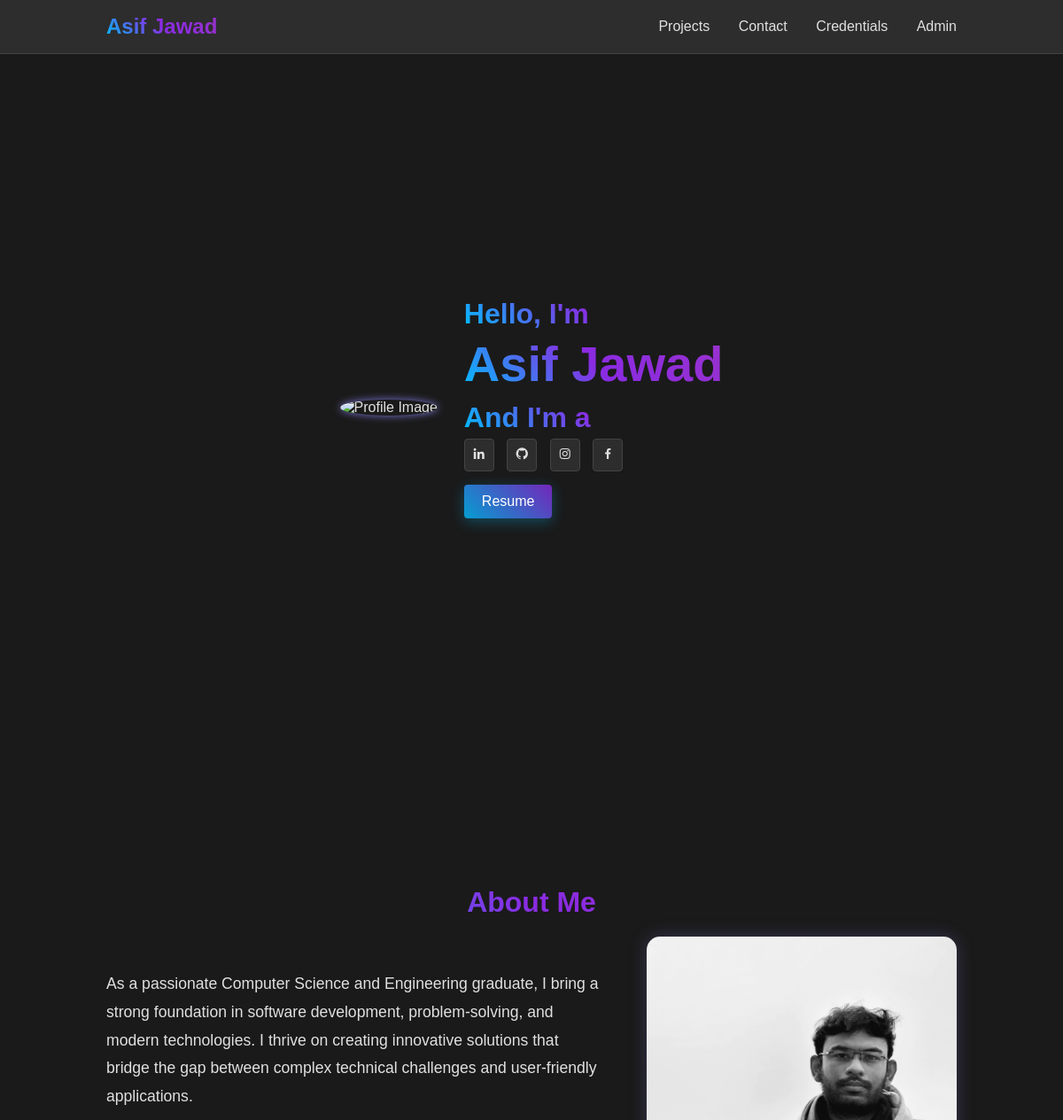
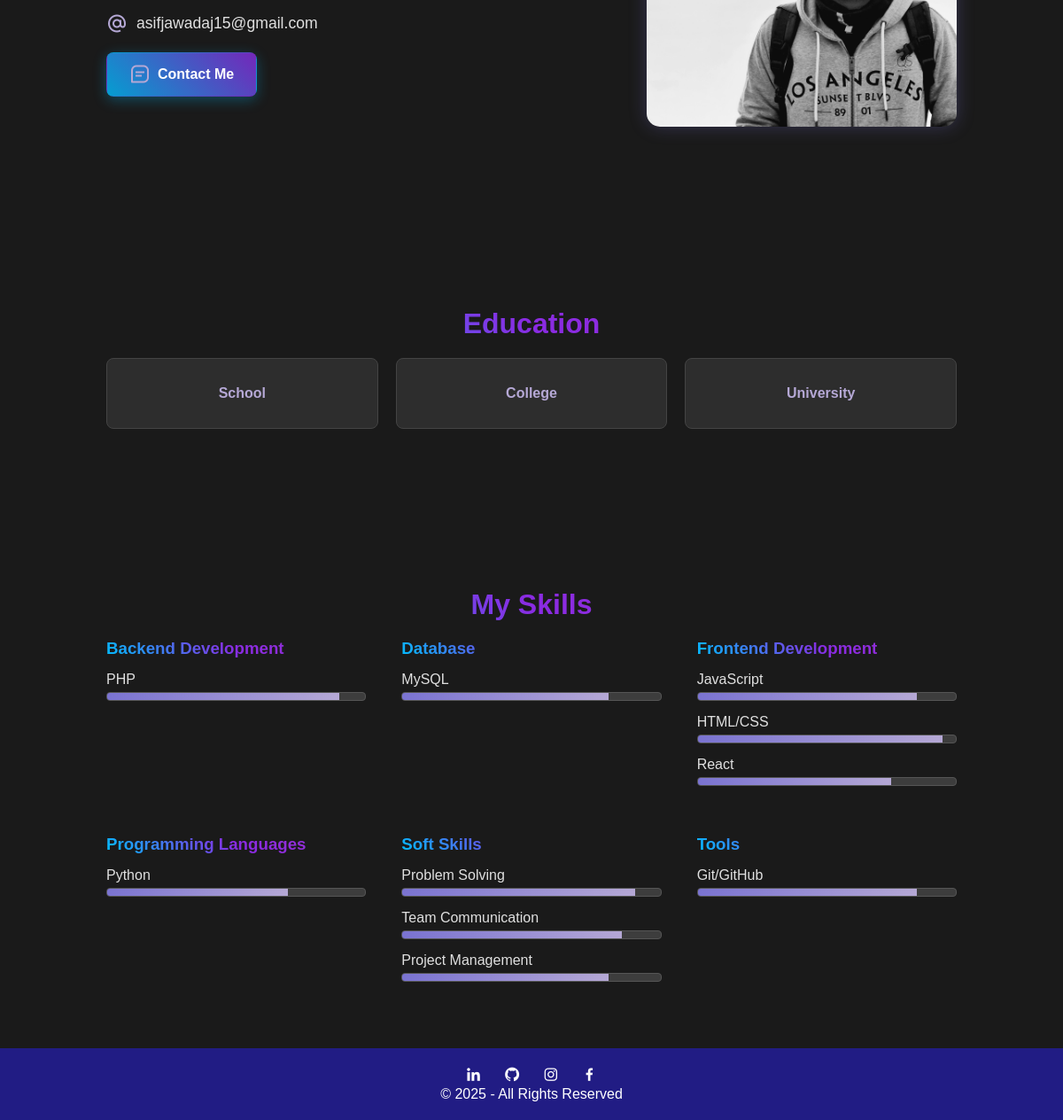
The page / on the database its author committed (2 pictures, top to bottom).
### tables this page shows
CREATE TABLE IF NOT EXISTS skills (
    id INT AUTO_INCREMENT PRIMARY KEY,
    name VARCHAR(100) NOT NULL,
    category VARCHAR(50) NOT NULL DEFAULT 'General',
    percentage INT NOT NULL DEFAULT 0 CHECK (percentage >= 0 AND percentage <= 100),
    sort_order INT DEFAULT 0,
    years_experience DECIMAL(3,1) DEFAULT 0,
    skill_type ENUM('technical', 'soft', 'language', 'tool') DEFAULT 'technical',
    is_featured BOOLEAN DEFAULT FALSE,
    icon VARCHAR(100),
    created_at TIMESTAMP DEFAULT CURRENT_TIMESTAMP,
    updated_at TIMESTAMP DEFAULT CURRENT_TIMESTAMP ON UPDATE CURRENT_TIMESTAMP,
    INDEX idx_category (category),
    INDEX idx_skill_type (skill_type),
    INDEX idx_featured (is_featured),
    INDEX idx_sort_order (sort_order)
);

### index.php (the view, shortened to what this page needs)
<?php
include 'includes/config.php';
$res = $conn->query("SELECT * FROM skills ORDER BY category, sort_order, id");
$skills_by_cat = [];
while ($r = $res->fetch_assoc()) {
    $skills_by_cat[$r['category']][] = $r;
}
?>
<!DOCTYPE html>
<html lang="en">
<head>
  <link href="https://unpkg.com/boxicons@2.1.4/css/boxicons.min.css" rel="stylesheet">
  <link rel="stylesheet" href="css/style.css?v=1.0.2">
</head>
<body>
  <header class="header">
    <a href="index.php" class="logo">Asif Jawad</a>
    <nav class="navbar">
      <a href="projects.php">Projects</a>
      <a href="contact.php">Contact</a>
      <a href="credentials.php">Credentials</a>
      <a href="admin/login.php">Admin</a>
    </nav>
  </header>
  <section id="home" class="home">
    <div class="home-img">
      <img src="images/asif.jpg" alt="Profile Image">
    </div>
    <div class="home-content">
      <h3>Hello, I'm</h3>
      <h1>Asif Jawad</h1>
      <h3>And I'm a <span class="multiple-text"></span></h3>
      <div class="social-media">
        <a href="https://www.linkedin.com/in/asif-jawad-592461355/" target="_blank"><i class='bx bxl-linkedin'></i></a>
        <a href="https://github.com/AsifJawad15" target="_blank"><i class='bx bxl-github'></i></a>
        <a href="https://www.instagram.com/asif_jawad_jay/" target="_blank"><i class='bx bxl-instagram'></i></a>
        <a href="https://www.facebook.com/asifjawad.aj/" target="_blank"><i class='bx bxl-facebook'></i></a>
      </div>
      <a href="download_resume.php" class="btn">Resume</a>
    </div>
  </section>
  <section id="about" class="about">
    <h2 class="section-title">About Me</h2>
    <div class="about-content">
      <div class="about-text">
        <p>As a passionate Computer Science and Engineering graduate, I bring a strong foundation in software development, problem-solving, and modern technologies. I thrive on creating innovative solutions that bridge the gap between complex technical challenges and user-friendly applications.</p>
        <div class="about-email">
          <i class='bx bx-at'></i>
          <span>asifjawadaj15@gmail.com</span>
        </div>
        <a href="contact.php" class="about-contact">
          <i class='bx bx-message-square-detail'></i>
          <span>Contact Me</span>
        </a>
      </div>
      <div class="about-image">
        <img class="about-photo" src="images/me.jpg" alt="Asif Jawad">
      </div>
    </div>
  </section>
  <section class="education">
    <h2 class="section-title">Education</h2>
    <div class="education-grid">
      <div class="edu-item"
           data-title="Khulna Zilla School"
           data-period="2009 – 2019">
        School
      </div>
      <div class="edu-item"
           data-title="Govt. M. M. City College"
           data-period="2020 – 2022">
        College
      </div>
      <div class="edu-item"
           data-title="Khulna University of Engineering and Technology"
           data-period="2023 – Ongoing"
           data-dept="Dept. of Computer Science & Engineering">
        University
      </div>
    </div>
  </section>
<section id="skills" class="skills">
  <h2 class="section-title">My Skills</h2>
  <div class="skills-content">
    <?php if (empty($skills_by_cat)): ?>
      <p style="text-align:center">No skills added yet.</p>
    <?php else: ?>
      <?php foreach ($skills_by_cat as $category => $items): ?>
        <div class="skill-box">
          <h3><?php echo htmlspecialchars($category); ?></h3>
          <?php foreach ($items as $skill): ?>
            <div class="skill">
              <span><?php echo htmlspecialchars($skill['name']); ?></span>
              <div class="skill-bar">
                <div class="skill-per" data-per="<?php echo (int)$skill['percentage']; ?>%"></div>
              </div>
            </div>
          <?php endforeach; ?>
        </div>
      <?php endforeach; ?>
    <?php endif; ?>
  </div>
</section>
  <footer class="footer">
    <div class="social">
      <a href="https://www.linkedin.com/in/asif-jawad-592461355/" target="_blank"><i class='bx bxl-linkedin'></i></a>
      <a href="https://github.com/AsifJawad15" target="_blank"><i class='bx bxl-github'></i></a>
      <a href="https://www.instagram.com/asif_jawad_jay/" target="_blank"><i class='bx bxl-instagram'></i></a>
      <a href="https://www.facebook.com/asifjawad.aj/" target="_blank"><i class='bx bxl-facebook'></i></a>
    </div>
    <p>© 2025 - All Rights Reserved</p>
  </footer>
</body>
</html>

### rows shown on the page
skills: name "PHP", percentage 90 (drawn)
skills: name "MySQL", percentage 80 (drawn)
skills: name "JavaScript", percentage 85 (drawn)
skills: name "HTML/CSS", percentage 95 (drawn)
skills: name "React", percentage 75 (drawn)
skills: name "Python", percentage 70 (drawn)
skills: name "Problem Solving", percentage 90 (drawn)
skills: name "Team Communication", percentage 85 (drawn)
skills: name "Project Management", percentage 80 (drawn)
skills: name "Git/GitHub", percentage 85 (drawn)

### other values the page prints
$category "Backend Development"
$category "Database"
$category "Frontend Development"
$category "Programming Languages"
$category "Soft Skills"
$category "Tools"
